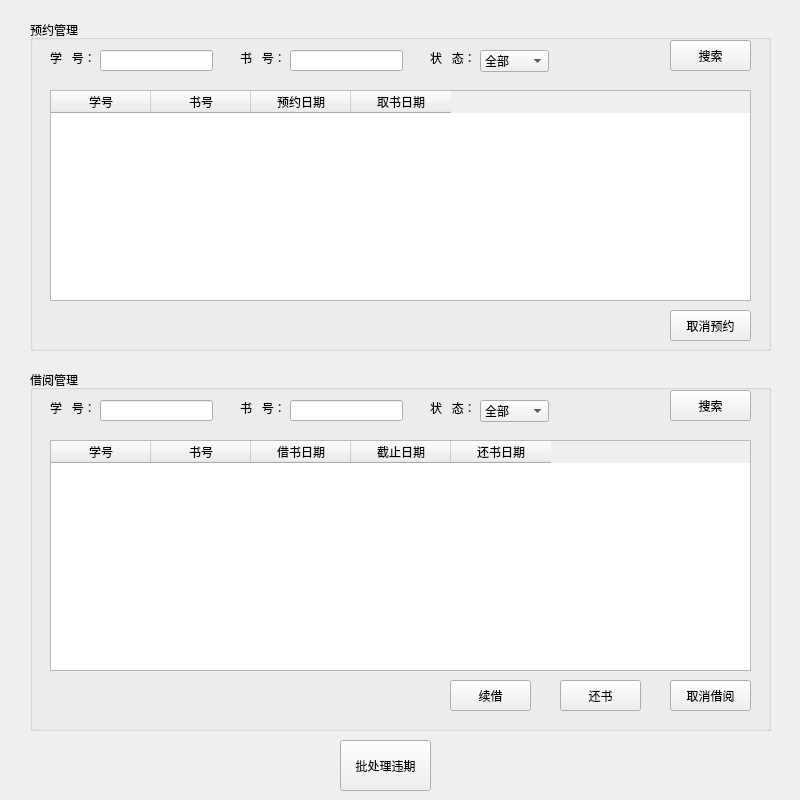
<?xml version="1.0" encoding="UTF-8"?>
<ui version="4.0">
 <class>Form</class>
 <widget class="QWidget" name="Form">
  <property name="geometry">
   <rect>
    <x>0</x>
    <y>0</y>
    <width>800</width>
    <height>800</height>
   </rect>
  </property>
  <property name="windowTitle">
   <string>管理页面</string>
  </property>
  <widget class="QGroupBox" name="groupBox">
   <property name="geometry">
    <rect>
     <x>30</x>
     <y>20</y>
     <width>741</width>
     <height>331</height>
    </rect>
   </property>
   <property name="title">
    <string>预约管理</string>
   </property>
   <widget class="QLabel" name="label">
    <property name="geometry">
     <rect>
      <x>20</x>
      <y>30</y>
      <width>53</width>
      <height>15</height>
     </rect>
    </property>
    <property name="text">
     <string>学   号：</string>
    </property>
   </widget>
   <widget class="QLineEdit" name="RselectSid">
    <property name="geometry">
     <rect>
      <x>70</x>
      <y>30</y>
      <width>113</width>
      <height>21</height>
     </rect>
    </property>
   </widget>
   <widget class="QLabel" name="label_2">
    <property name="geometry">
     <rect>
      <x>210</x>
      <y>30</y>
      <width>53</width>
      <height>15</height>
     </rect>
    </property>
    <property name="text">
     <string>书   号：</string>
    </property>
   </widget>
   <widget class="QLineEdit" name="RselectBid">
    <property name="geometry">
     <rect>
      <x>260</x>
      <y>30</y>
      <width>113</width>
      <height>21</height>
     </rect>
    </property>
   </widget>
   <widget class="QLabel" name="label_3">
    <property name="geometry">
     <rect>
      <x>400</x>
      <y>30</y>
      <width>53</width>
      <height>15</height>
     </rect>
    </property>
    <property name="text">
     <string>状   态：</string>
    </property>
   </widget>
   <widget class="QComboBox" name="RselectStatus">
    <property name="geometry">
     <rect>
      <x>450</x>
      <y>30</y>
      <width>69</width>
      <height>22</height>
     </rect>
    </property>
    <item>
     <property name="text">
      <string>全部</string>
     </property>
    </item>
    <item>
     <property name="text">
      <string>正常</string>
     </property>
    </item>
    <item>
     <property name="text">
      <string>违期</string>
     </property>
    </item>
   </widget>
   <widget class="QPushButton" name="RselectSure">
    <property name="geometry">
     <rect>
      <x>640</x>
      <y>20</y>
      <width>81</width>
      <height>31</height>
     </rect>
    </property>
    <property name="text">
     <string>搜索</string>
    </property>
   </widget>
   <widget class="QTableWidget" name="RTable">
    <property name="geometry">
     <rect>
      <x>20</x>
      <y>70</y>
      <width>701</width>
      <height>211</height>
     </rect>
    </property>
    <column>
     <property name="text">
      <string>学号</string>
     </property>
    </column>
    <column>
     <property name="text">
      <string>书号</string>
     </property>
    </column>
    <column>
     <property name="text">
      <string>预约日期</string>
     </property>
    </column>
    <column>
     <property name="text">
      <string>取书日期</string>
     </property>
    </column>
   </widget>
   <widget class="QPushButton" name="Rcancel">
    <property name="geometry">
     <rect>
      <x>640</x>
      <y>290</y>
      <width>81</width>
      <height>31</height>
     </rect>
    </property>
    <property name="text">
     <string>取消预约</string>
    </property>
   </widget>
  </widget>
  <widget class="QGroupBox" name="groupBox_2">
   <property name="geometry">
    <rect>
     <x>30</x>
     <y>370</y>
     <width>741</width>
     <height>361</height>
    </rect>
   </property>
   <property name="title">
    <string>借阅管理</string>
   </property>
   <widget class="QLabel" name="label_4">
    <property name="geometry">
     <rect>
      <x>20</x>
      <y>30</y>
      <width>53</width>
      <height>15</height>
     </rect>
    </property>
    <property name="text">
     <string>学   号：</string>
    </property>
   </widget>
   <widget class="QLineEdit" name="BselectSid">
    <property name="geometry">
     <rect>
      <x>70</x>
      <y>30</y>
      <width>113</width>
      <height>21</height>
     </rect>
    </property>
   </widget>
   <widget class="QLabel" name="label_5">
    <property name="geometry">
     <rect>
      <x>210</x>
      <y>30</y>
      <width>53</width>
      <height>15</height>
     </rect>
    </property>
    <property name="text">
     <string>书   号：</string>
    </property>
   </widget>
   <widget class="QLineEdit" name="BselectBid">
    <property name="geometry">
     <rect>
      <x>260</x>
      <y>30</y>
      <width>113</width>
      <height>21</height>
     </rect>
    </property>
   </widget>
   <widget class="QLabel" name="label_6">
    <property name="geometry">
     <rect>
      <x>400</x>
      <y>30</y>
      <width>53</width>
      <height>15</height>
     </rect>
    </property>
    <property name="text">
     <string>状   态：</string>
    </property>
   </widget>
   <widget class="QComboBox" name="BselectStatus">
    <property name="geometry">
     <rect>
      <x>450</x>
      <y>30</y>
      <width>69</width>
      <height>22</height>
     </rect>
    </property>
    <item>
     <property name="text">
      <string>全部</string>
     </property>
    </item>
    <item>
     <property name="text">
      <string>正常</string>
     </property>
    </item>
    <item>
     <property name="text">
      <string>违期</string>
     </property>
    </item>
   </widget>
   <widget class="QPushButton" name="BselectSure">
    <property name="geometry">
     <rect>
      <x>640</x>
      <y>20</y>
      <width>81</width>
      <height>31</height>
     </rect>
    </property>
    <property name="text">
     <string>搜索</string>
    </property>
   </widget>
   <widget class="QTableWidget" name="BTable">
    <property name="geometry">
     <rect>
      <x>20</x>
      <y>70</y>
      <width>701</width>
      <height>231</height>
     </rect>
    </property>
    <column>
     <property name="text">
      <string>学号</string>
     </property>
    </column>
    <column>
     <property name="text">
      <string>书号</string>
     </property>
    </column>
    <column>
     <property name="text">
      <string>借书日期</string>
     </property>
    </column>
    <column>
     <property name="text">
      <string>截止日期</string>
     </property>
    </column>
    <column>
     <property name="text">
      <string>还书日期</string>
     </property>
    </column>
   </widget>
   <widget class="QPushButton" name="Bkeep">
    <property name="geometry">
     <rect>
      <x>420</x>
      <y>310</y>
      <width>81</width>
      <height>31</height>
     </rect>
    </property>
    <property name="text">
     <string>续借</string>
    </property>
   </widget>
   <widget class="QPushButton" name="Bcancel">
    <property name="geometry">
     <rect>
      <x>640</x>
      <y>310</y>
      <width>81</width>
      <height>31</height>
     </rect>
    </property>
    <property name="text">
     <string>取消借阅</string>
    </property>
   </widget>
   <widget class="QPushButton" name="Breturn">
    <property name="geometry">
     <rect>
      <x>530</x>
      <y>310</y>
      <width>81</width>
      <height>31</height>
     </rect>
    </property>
    <property name="text">
     <string>还书</string>
    </property>
   </widget>
  </widget>
  <widget class="QPushButton" name="Bat">
   <property name="geometry">
    <rect>
     <x>340</x>
     <y>740</y>
     <width>91</width>
     <height>51</height>
    </rect>
   </property>
   <property name="text">
    <string>批处理违期</string>
   </property>
  </widget>
 </widget>
 <resources/>
 <connections/>
</ui>
